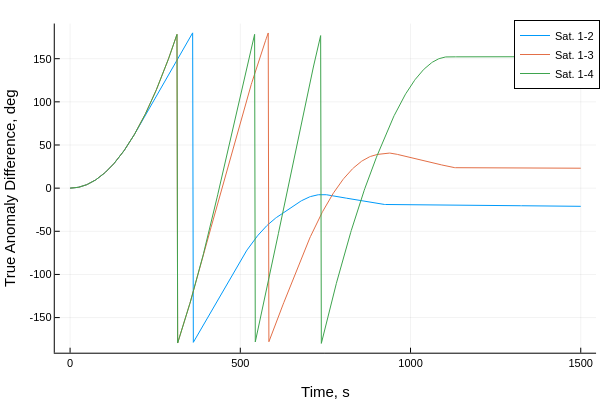

Notebook code cell kept with this figure:
### Code cell
plot(tsamp,broadcast.(rad2deg,Δθ_soln'),label=permutedims(mylabel))
plot!(xlabel="Time, s", ylabel = "True Anomaly Difference, deg")

### Figure 1 — Plotly figure (JSON) as saved in the notebook; plotly's stock layout.template omitted (floating-point values rounded to 4 significant figures; data arrays with more than 128 entries replaced by an {"elided": "..."} marker saying what was removed)
{"data": [{"colorbar": {"len": 0.9143, "title": "", "x": 0.9934, "y": 0.533}, "legendgroup": "Sat. 1-2", "line": {"color": "rgba(0, 154, 250, 1.000)", "dash": "solid", "shape": "linear", "width": 1}, "mode": "lines", "name": "Sat. 1-2", "showlegend": true, "type": "scatter", "x": {"elided": "751 float values"}, "xaxis": "x", "y": {"elided": "751 float values"}, "yaxis": "y", "zmax": null, "zmin": null}, {"colorbar": {"len": 0.9143, "title": "", "x": 0.9934, "y": 0.533}, "legendgroup": "Sat. 1-3", "line": {"color": "rgba(227, 111, 71, 1.000)", "dash": "solid", "shape": "linear", "width": 1}, "mode": "lines", "name": "Sat. 1-3", "showlegend": true, "type": "scatter", "x": {"elided": "751 float values"}, "xaxis": "x", "y": {"elided": "751 float values"}, "yaxis": "y", "zmax": null, "zmin": null}, {"colorbar": {"len": 0.9143, "title": "", "x": 0.9934, "y": 0.533}, "legendgroup": "Sat. 1-4", "line": {"color": "rgba(62, 164, 78, 1.000)", "dash": "solid", "shape": "linear", "width": 1}, "mode": "lines", "name": "Sat. 1-4", "showlegend": true, "type": "scatter", "x": {"elided": "751 float values"}, "xaxis": "x", "y": {"elided": "751 float values"}, "yaxis": "y", "zmax": null, "zmin": null}], "layout": {"annotations": [], "height": 400, "legend": {"bgcolor": "rgba(255, 255, 255, 1.000)", "bordercolor": "rgba(0, 0, 0, 1.000)", "borderwidth": 1, "font": {"color": "rgba(0, 0, 0, 1.000)", "family": "sans-serif", "size": 11}, "title": {"font": {"color": "rgba(0, 0, 0, 1.000)", "family": "sans-serif", "size": 15}, "text": ""}, "tracegroupgap": 0, "traceorder": "normal", "x": 1, "xanchor": "auto", "y": 1, "yanchor": "auto"}, "margin": {"b": 20, "l": 0, "r": 0, "t": 20}, "paper_bgcolor": "rgba(255, 255, 255, 1.000)", "plot_bgcolor": "rgba(255, 255, 255, 1.000)", "showlegend": true, "width": 600, "xaxis": {"anchor": "y", "domain": [0.09128, 0.9934], "gridcolor": "rgba(0, 0, 0, 0.100)", "gridwidth": 0.5, "linecolor": "rgba(0, 0, 0, 1.000)", "mirror": false, "range": [-45, 1545], "showgrid": true, "showline": true, "showticklabels": true, "tickangle": 0, "tickcolor": "rgb(0, 0, 0)", "tickfont": {"color": "rgba(0, 0, 0, 1.000)", "family": "sans-serif", "size": 11}, "tickmode": "array", "ticks": "inside", "ticktext": ["0", "500", "1000", "1500"], "tickvals": [0, 500, 1000, 1500], "title": "Time, s", "titlefont": {"color": "rgba(0, 0, 0, 1.000)", "family": "sans-serif", "size": 15}, "type": "-", "visible": true, "zeroline": false, "zerolinecolor": "rgba(0, 0, 0, 1.000)"}, "yaxis": {"anchor": "x", "domain": [0.07581, 0.9902], "gridcolor": "rgba(0, 0, 0, 0.100)", "gridwidth": 0.5, "linecolor": "rgba(0, 0, 0, 1.000)", "mirror": false, "range": [-190.7, 190.7], "showgrid": true, "showline": true, "showticklabels": true, "tickangle": 0, "tickcolor": "rgb(0, 0, 0)", "tickfont": {"color": "rgba(0, 0, 0, 1.000)", "family": "sans-serif", "size": 11}, "tickmode": "array", "ticks": "inside", "ticktext": ["-150", "-100", "-50", "0", "50", "100", "150"], "tickvals": [-150, -100, -50, 0, 50, 100, 150], "title": "True Anomaly Difference, deg", "titlefont": {"color": "rgba(0, 0, 0, 1.000)", "family": "sans-serif", "size": 15}, "type": "-", "visible": true, "zeroline": false, "zerolinecolor": "rgba(0, 0, 0, 1.000)"}}}
